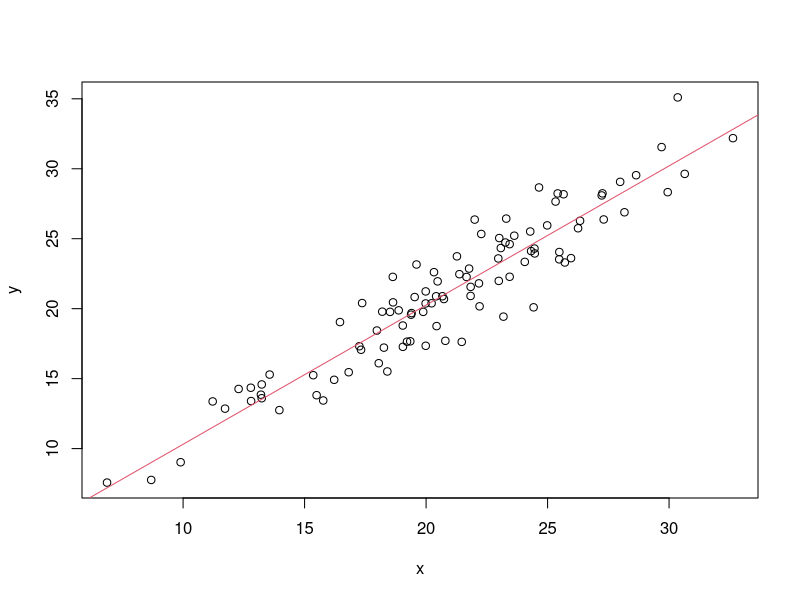

R code for this plot:
x = rnorm(100, mean =20, sd = 5)
y = x + rnorm(100, mean = 0, sd = 2)
fit = lm(y ~ x)
summary(fit)

plot(x,y)
abline(fit, col=2)

getwd()
